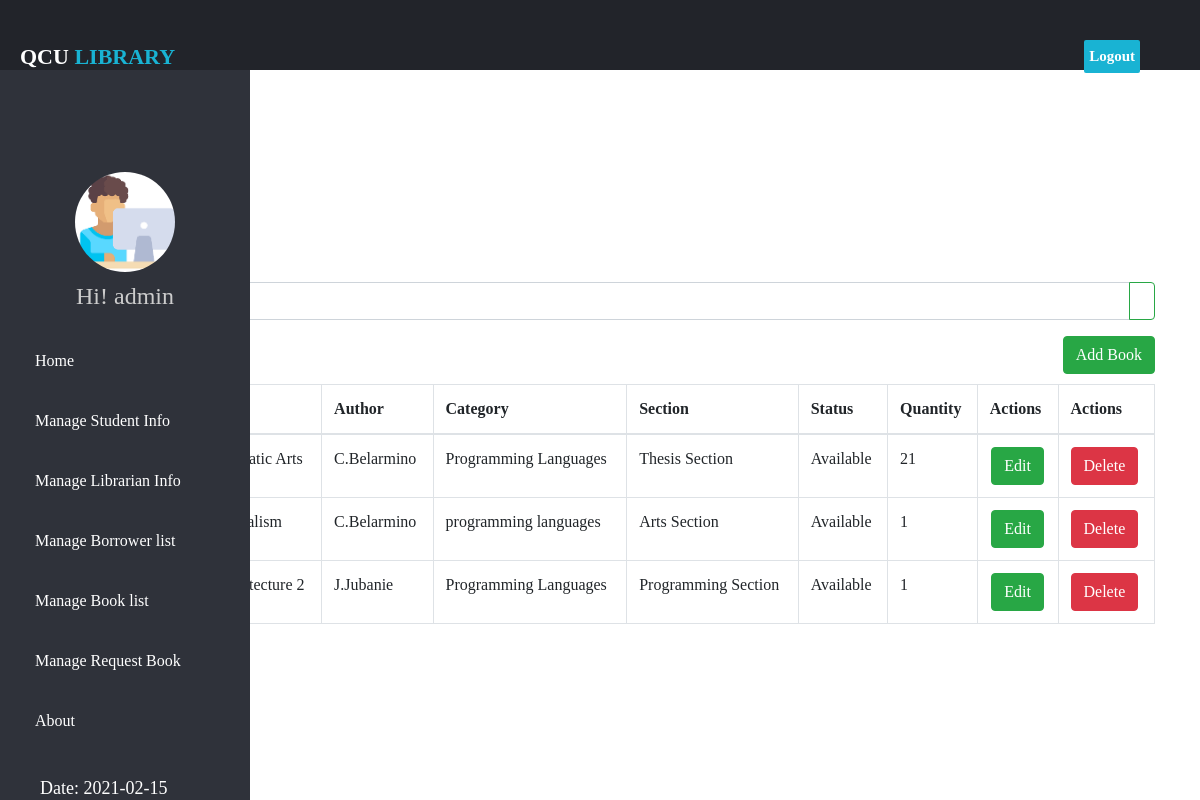
/booklist.php (signed in), run on the app's committed database.
### tables this page shows
CREATE TABLE `booklist` (
  `book_id` int(11) NOT NULL,
  `ISBN` int(11) NOT NULL,
  `title` varchar(255) NOT NULL,
  `author` varchar(255) NOT NULL,
  `category` varchar(255) NOT NULL,
  `status` varchar(255) NOT NULL,
  `quantity` int(11) NOT NULL,
  `section` varchar(255) NOT NULL
);

### function.php (the view, shortened to what this page needs)
<?php
function query($sql)
{
    global $connection;
    return mysqli_query($connection, $sql);
}
function fetch_array($result)
{
    return mysqli_fetch_array($result);
}
class book_list
{
    public static function booklist()
    {
        $mainquery = query("SELECT * FROM booklist");
        if (mysqli_num_rows($mainquery) == 0) {
            $list_classroom = <<< DELIMITER
            <tr>
                <th colspan="3" class="text-center bg-danger text-white"> No Result </th>
            </tr>
           DELIMITER;
            echo $list_classroom;
        } else {
            while ($row = fetch_array($mainquery)) {
                $product = <<<DELIMETER
                <tr>
                   <td>{$row['book_id']}</td>
                   <td>{$row['ISBN']}</td>
                   <td>{$row['title']}</td>
                   <td>{$row['author']}</td>
                   <td>{$row['category']}</td>
                   <td>{$row['section']}</td>
                   <td>{$row['status']}</td>
                   <td>{$row['quantity']}</td>
                   <td class="text-center">
                        <a href="edit_book.php?id={$row['book_id']}" class="btn btn-success">Edit</a>
                                </td>
                                <td>
                        <button Onclick="deleteclick{$row['book_id']}()" id="delete" class="btn btn-danger">Delete</button>
                    </td>
                    </tr>
                <script>
                function deleteclick{$row['book_id']}() {
                    Swal.fire({
                        title: 'Are you sure?',
                        text: "You won't be able to revert this!",
                        icon: 'warning',
                        showCancelButton: true,
                        confirmButtonColor: '#3085d6',
                        cancelButtonColor: '#d33',
                        confirmButtonText: 'Yes, delete it!'
                      }).then((result) => {
                            if(result.value){
                                window.location.href="delete_book.php?id={$row['book_id']}";
                            }
                      })
                   }
                </script>
                DELIMETER;
                echo $product;
            }
        }
    }
}

### css/css1.css (style rules this page uses)
body { margin: 0; padding: 0; font-family: "century gothic", century gothic; }
th,td { border: 1px solid black; }

### css/css5.css (style rules this page uses)
body { margin: 0; padding: 0; font-family: "century gothic", century gothic; transition-delay: 0.50s; }
th, td { border: 1px solid black; }

### data on the page
booklist: title "Dramatic Arts", author "C.Belarmino", category "Programming Languages", section "Thesis Section", status "Available", quantity "21"
booklist: author "C.Belarmino", category "programming languages", section "Arts Section", status "Available", quantity "1"
booklist: title "Architecture 2", author "J.Jubanie", category "Programming Languages", section "Programming Section", status "Available", quantity "1"

### other printed values
$_SESSION['admin_username'] "admin"
